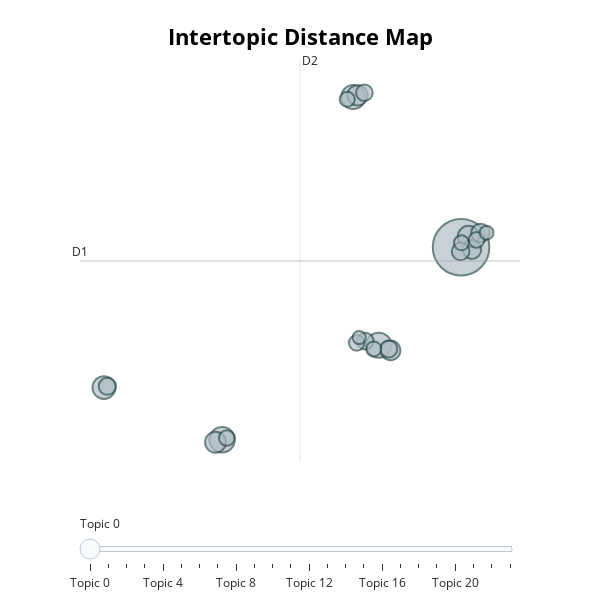

Source (notebook cell):
### Code cell
fig = bertopic_model.topic_model.visualize_topics(width = 600, height = 600)
fig

### Figure 1 — Plotly figure (JSON) as saved in the notebook; plotly's stock layout.template omitted (floating-point values rounded to 4 significant figures)
{"data": [{"customdata": [[0, "данных | это | аналитик | бета | аналитика", 184], [1, "заявку | лс | чата | заявку nda | подписать", 37], [2, "нюдсов | это | тебе | живет | напишу", 36], [3, "соевых | думаешь | чат | 200 | подписывал", 33], [4, "yndxcbot | toprep yndxcbot | toprep | yndxcbot toprep | yndxcbot toprep yndxcbot", 30], [5, "ритейл | ссылка | это | запросите новую | подписать nda ссылка", 26], [6, "ссылка | nda | ссылка nda | активна | активна ссылка nda", 25], [7, "спасибо | тебе | спасибо тебе | тебе спасибо | тебе спасибо спасибо", 24], [8, "это | скорее | тобой | яндекс | заявку", 22], [9, "привет | всем привет | коллеги | всем | обучения", 20], [10, "hr | это | вопросы | чат | ссылка", 20], [11, "спасибо | пока | праздником зайки спасибо | солнышко зимних | стелешь ура", 18], [12, "https | https me | me | https me i6upyoecsck4ztay | i6upyoecsck4ztay", 17], [13, "людей | кажется | недавнего забыл писать | попробовал могу удалённо | находиться", 17], [14, "спасибо | спасибо спасибо | спасибо спасибо спасибо | большое | спасибо спасибо заполнил", 16], [15, "буду | знаю | осталось чате | пока никто отдал | одним первых", 16], [16, "связь | время | s3 | самые преданные | положил оч вкутно", 14], [17, "ссылка | яндекс | практикума | навыкам | анкету", 14], [18, "мск | больной | сердечке | твоего сообщения | тяжело больной", 14], [19, "мотивированы сбрасывать это | минут тг | толкаете осознанный | тяжко душными | свой канал будут", 13], [20, "ёклмн | описано ёклмн везде | отлично описано | описано | мазохистичный порыв", 13], [21, "яндекс | базовые | насколько | эйчару | инженеры данных", 13], [22, "ща спою спасибо | мимо нашел единорога | спасибо жестко правильно | спасибо жестко | ща спою", 11], [23, "буквы | придраться | хотелось услышать спасиьо | чему ещё придраться | чему ещё", 10]], "hovertemplate": "<b>Topic %{customdata[0]}</b><br>%{customdata[1]}<br>Size: %{customdata[2]}", "legendgroup": "", "marker": {"color": "#B0BEC5", "line": {"color": "DarkSlateGrey", "width": 2}, "size": [184, 37, 36, 33, 30, 26, 25, 24, 22, 20, 20, 18, 17, 17, 16, 16, 14, 14, 14, 13, 13, 13, 11, 10], "sizemode": "area", "sizeref": 0.115, "symbol": "circle"}, "mode": "markers", "name": "", "orientation": "v", "showlegend": false, "type": "scatter", "x": [7.071, -1.487, 4.123, 3.21, -5.719, 7.336, -1.724, 3.362, 4.546, 7.458, 7.765, 7.055, -5.598, 4.478, 3.608, 3.641, 7.625, -1.32, 3.334, 7.085, 2.995, 3.944, 7.984, 3.423], "xaxis": "x", "y": [5.932, -12.02, -3.194, 19.95, -7.149, 6.941, -12.25, 20.1, -3.683, 5.718, 7.264, 5.556, -7.028, -3.552, 20.35, -2.818, 6.621, -11.85, -2.979, 6.354, 19.73, -3.548, 7.295, -2.483], "yaxis": "y"}], "layout": {"annotations": [{"showarrow": false, "text": "D1", "x": -6.577, "y": 4.655, "yshift": 10}, {"showarrow": false, "text": "D2", "x": 1.302, "xshift": 10, "y": 23.4}], "height": 600, "hoverlabel": {"bgcolor": "white", "font": {"family": "Rockwell", "size": 16}}, "legend": {"itemsizing": "constant", "tracegroupgap": 0}, "margin": {"t": 60}, "shapes": [{"line": {"color": "#CFD8DC", "width": 2}, "type": "line", "x0": 1.302, "x1": 1.302, "y0": -14.09, "y1": 23.4}, {"line": {"color": "#9E9E9E", "width": 2}, "type": "line", "x0": -6.577, "x1": 9.182, "y0": 4.655, "y1": 4.655}], "sliders": [{"active": 0, "pad": {"t": 50}, "steps": [{"args": [{"marker.color": [["red", "#B0BEC5", "#B0BEC5", "#B0BEC5", "#B0BEC5", "#B0BEC5", "#B0BEC5", "#B0BEC5", "#B0BEC5", "#B0BEC5", "#B0BEC5", "#B0BEC5", "#B0BEC5", "#B0BEC5", "#B0BEC5", "#B0BEC5", "#B0BEC5", "#B0BEC5", "#B0BEC5", "#B0BEC5", "#B0BEC5", "#B0BEC5", "#B0BEC5", "#B0BEC5"]]}], "label": "Topic 0", "method": "update"}, {"args": [{"marker.color": [["#B0BEC5", "red", "#B0BEC5", "#B0BEC5", "#B0BEC5", "#B0BEC5", "#B0BEC5", "#B0BEC5", "#B0BEC5", "#B0BEC5", "#B0BEC5", "#B0BEC5", "#B0BEC5", "#B0BEC5", "#B0BEC5", "#B0BEC5", "#B0BEC5", "#B0BEC5", "#B0BEC5", "#B0BEC5", "#B0BEC5", "#B0BEC5", "#B0BEC5", "#B0BEC5"]]}], "label": "Topic 1", "method": "update"}, {"args": [{"marker.color": [["#B0BEC5", "#B0BEC5", "red", "#B0BEC5", "#B0BEC5", "#B0BEC5", "#B0BEC5", "#B0BEC5", "#B0BEC5", "#B0BEC5", "#B0BEC5", "#B0BEC5", "#B0BEC5", "#B0BEC5", "#B0BEC5", "#B0BEC5", "#B0BEC5", "#B0BEC5", "#B0BEC5", "#B0BEC5", "#B0BEC5", "#B0BEC5", "#B0BEC5", "#B0BEC5"]]}], "label": "Topic 2", "method": "update"}, {"args": [{"marker.color": [["#B0BEC5", "#B0BEC5", "#B0BEC5", "red", "#B0BEC5", "#B0BEC5", "#B0BEC5", "#B0BEC5", "#B0BEC5", "#B0BEC5", "#B0BEC5", "#B0BEC5", "#B0BEC5", "#B0BEC5", "#B0BEC5", "#B0BEC5", "#B0BEC5", "#B0BEC5", "#B0BEC5", "#B0BEC5", "#B0BEC5", "#B0BEC5", "#B0BEC5", "#B0BEC5"]]}], "label": "Topic 3", "method": "update"}, {"args": [{"marker.color": [["#B0BEC5", "#B0BEC5", "#B0BEC5", "#B0BEC5", "red", "#B0BEC5", "#B0BEC5", "#B0BEC5", "#B0BEC5", "#B0BEC5", "#B0BEC5", "#B0BEC5", "#B0BEC5", "#B0BEC5", "#B0BEC5", "#B0BEC5", "#B0BEC5", "#B0BEC5", "#B0BEC5", "#B0BEC5", "#B0BEC5", "#B0BEC5", "#B0BEC5", "#B0BEC5"]]}], "label": "Topic 4", "method": "update"}, {"args": [{"marker.color": [["#B0BEC5", "#B0BEC5", "#B0BEC5", "#B0BEC5", "#B0BEC5", "red", "#B0BEC5", "#B0BEC5", "#B0BEC5", "#B0BEC5", "#B0BEC5", "#B0BEC5", "#B0BEC5", "#B0BEC5", "#B0BEC5", "#B0BEC5", "#B0BEC5", "#B0BEC5", "#B0BEC5", "#B0BEC5", "#B0BEC5", "#B0BEC5", "#B0BEC5", "#B0BEC5"]]}], "label": "Topic 5", "method": "update"}, {"args": [{"marker.color": [["#B0BEC5", "#B0BEC5", "#B0BEC5", "#B0BEC5", "#B0BEC5", "#B0BEC5", "red", "#B0BEC5", "#B0BEC5", "#B0BEC5", "#B0BEC5", "#B0BEC5", "#B0BEC5", "#B0BEC5", "#B0BEC5", "#B0BEC5", "#B0BEC5", "#B0BEC5", "#B0BEC5", "#B0BEC5", "#B0BEC5", "#B0BEC5", "#B0BEC5", "#B0BEC5"]]}], "label": "Topic 6", "method": "update"}, {"args": [{"marker.color": [["#B0BEC5", "#B0BEC5", "#B0BEC5", "#B0BEC5", "#B0BEC5", "#B0BEC5", "#B0BEC5", "red", "#B0BEC5", "#B0BEC5", "#B0BEC5", "#B0BEC5", "#B0BEC5", "#B0BEC5", "#B0BEC5", "#B0BEC5", "#B0BEC5", "#B0BEC5", "#B0BEC5", "#B0BEC5", "#B0BEC5", "#B0BEC5", "#B0BEC5", "#B0BEC5"]]}], "label": "Topic 7", "method": "update"}, {"args": [{"marker.color": [["#B0BEC5", "#B0BEC5", "#B0BEC5", "#B0BEC5", "#B0BEC5", "#B0BEC5", "#B0BEC5", "#B0BEC5", "red", "#B0BEC5", "#B0BEC5", "#B0BEC5", "#B0BEC5", "#B0BEC5", "#B0BEC5", "#B0BEC5", "#B0BEC5", "#B0BEC5", "#B0BEC5", "#B0BEC5", "#B0BEC5", "#B0BEC5", "#B0BEC5", "#B0BEC5"]]}], "label": "Topic 8", "method": "update"}, {"args": [{"marker.color": [["#B0BEC5", "#B0BEC5", "#B0BEC5", "#B0BEC5", "#B0BEC5", "#B0BEC5", "#B0BEC5", "#B0BEC5", "#B0BEC5", "red", "#B0BEC5", "#B0BEC5", "#B0BEC5", "#B0BEC5", "#B0BEC5", "#B0BEC5", "#B0BEC5", "#B0BEC5", "#B0BEC5", "#B0BEC5", "#B0BEC5", "#B0BEC5", "#B0BEC5", "#B0BEC5"]]}], "label": "Topic 9", "method": "update"}, {"args": [{"marker.color": [["#B0BEC5", "#B0BEC5", "#B0BEC5", "#B0BEC5", "#B0BEC5", "#B0BEC5", "#B0BEC5", "#B0BEC5", "#B0BEC5", "#B0BEC5", "red", "#B0BEC5", "#B0BEC5", "#B0BEC5", "#B0BEC5", "#B0BEC5", "#B0BEC5", "#B0BEC5", "#B0BEC5", "#B0BEC5", "#B0BEC5", "#B0BEC5", "#B0BEC5", "#B0BEC5"]]}], "label": "Topic 10", "method": "update"}, {"args": [{"marker.color": [["#B0BEC5", "#B0BEC5", "#B0BEC5", "#B0BEC5", "#B0BEC5", "#B0BEC5", "#B0BEC5", "#B0BEC5", "#B0BEC5", "#B0BEC5", "#B0BEC5", "red", "#B0BEC5", "#B0BEC5", "#B0BEC5", "#B0BEC5", "#B0BEC5", "#B0BEC5", "#B0BEC5", "#B0BEC5", "#B0BEC5", "#B0BEC5", "#B0BEC5", "#B0BEC5"]]}], "label": "Topic 11", "method": "update"}, {"args": [{"marker.color": [["#B0BEC5", "#B0BEC5", "#B0BEC5", "#B0BEC5", "#B0BEC5", "#B0BEC5", "#B0BEC5", "#B0BEC5", "#B0BEC5", "#B0BEC5", "#B0BEC5", "#B0BEC5", "red", "#B0BEC5", "#B0BEC5", "#B0BEC5", "#B0BEC5", "#B0BEC5", "#B0BEC5", "#B0BEC5", "#B0BEC5", "#B0BEC5", "#B0BEC5", "#B0BEC5"]]}], "label": "Topic 12", "method": "update"}, {"args": [{"marker.color": [["#B0BEC5", "#B0BEC5", "#B0BEC5", "#B0BEC5", "#B0BEC5", "#B0BEC5", "#B0BEC5", "#B0BEC5", "#B0BEC5", "#B0BEC5", "#B0BEC5", "#B0BEC5", "#B0BEC5", "red", "#B0BEC5", "#B0BEC5", "#B0BEC5", "#B0BEC5", "#B0BEC5", "#B0BEC5", "#B0BEC5", "#B0BEC5", "#B0BEC5", "#B0BEC5"]]}], "label": "Topic 13", "method": "update"}, {"args": [{"marker.color": [["#B0BEC5", "#B0BEC5", "#B0BEC5", "#B0BEC5", "#B0BEC5", "#B0BEC5", "#B0BEC5", "#B0BEC5", "#B0BEC5", "#B0BEC5", "#B0BEC5", "#B0BEC5", "#B0BEC5", "#B0BEC5", "red", "#B0BEC5", "#B0BEC5", "#B0BEC5", "#B0BEC5", "#B0BEC5", "#B0BEC5", "#B0BEC5", "#B0BEC5", "#B0BEC5"]]}], "label": "Topic 14", "method": "update"}, {"args": [{"marker.color": [["#B0BEC5", "#B0BEC5", "#B0BEC5", "#B0BEC5", "#B0BEC5", "#B0BEC5", "#B0BEC5", "#B0BEC5", "#B0BEC5", "#B0BEC5", "#B0BEC5", "#B0BEC5", "#B0BEC5", "#B0BEC5", "#B0BEC5", "red", "#B0BEC5", "#B0BEC5", "#B0BEC5", "#B0BEC5", "#B0BEC5", "#B0BEC5", "#B0BEC5", "#B0BEC5"]]}], "label": "Topic 15", "method": "update"}, {"args": [{"marker.color": [["#B0BEC5", "#B0BEC5", "#B0BEC5", "#B0BEC5", "#B0BEC5", "#B0BEC5", "#B0BEC5", "#B0BEC5", "#B0BEC5", "#B0BEC5", "#B0BEC5", "#B0BEC5", "#B0BEC5", "#B0BEC5", "#B0BEC5", "#B0BEC5", "red", "#B0BEC5", "#B0BEC5", "#B0BEC5", "#B0BEC5", "#B0BEC5", "#B0BEC5", "#B0BEC5"]]}], "label": "Topic 16", "method": "update"}, {"args": [{"marker.color": [["#B0BEC5", "#B0BEC5", "#B0BEC5", "#B0BEC5", "#B0BEC5", "#B0BEC5", "#B0BEC5", "#B0BEC5", "#B0BEC5", "#B0BEC5", "#B0BEC5", "#B0BEC5", "#B0BEC5", "#B0BEC5", "#B0BEC5", "#B0BEC5", "#B0BEC5", "red", "#B0BEC5", "#B0BEC5", "#B0BEC5", "#B0BEC5", "#B0BEC5", "#B0BEC5"]]}], "label": "Topic 17", "method": "update"}, {"args": [{"marker.color": [["#B0BEC5", "#B0BEC5", "#B0BEC5", "#B0BEC5", "#B0BEC5", "#B0BEC5", "#B0BEC5", "#B0BEC5", "#B0BEC5", "#B0BEC5", "#B0BEC5", "#B0BEC5", "#B0BEC5", "#B0BEC5", "#B0BEC5", "#B0BEC5", "#B0BEC5", "#B0BEC5", "red", "#B0BEC5", "#B0BEC5", "#B0BEC5", "#B0BEC5", "#B0BEC5"]]}], "label": "Topic 18", "method": "update"}, {"args": [{"marker.color": [["#B0BEC5", "#B0BEC5", "#B0BEC5", "#B0BEC5", "#B0BEC5", "#B0BEC5", "#B0BEC5", "#B0BEC5", "#B0BEC5", "#B0BEC5", "#B0BEC5", "#B0BEC5", "#B0BEC5", "#B0BEC5", "#B0BEC5", "#B0BEC5", "#B0BEC5", "#B0BEC5", "#B0BEC5", "red", "#B0BEC5", "#B0BEC5", "#B0BEC5", "#B0BEC5"]]}], "label": "Topic 19", "method": "update"}, {"args": [{"marker.color": [["#B0BEC5", "#B0BEC5", "#B0BEC5", "#B0BEC5", "#B0BEC5", "#B0BEC5", "#B0BEC5", "#B0BEC5", "#B0BEC5", "#B0BEC5", "#B0BEC5", "#B0BEC5", "#B0BEC5", "#B0BEC5", "#B0BEC5", "#B0BEC5", "#B0BEC5", "#B0BEC5", "#B0BEC5", "#B0BEC5", "red", "#B0BEC5", "#B0BEC5", "#B0BEC5"]]}], "label": "Topic 20", "method": "update"}, {"args": [{"marker.color": [["#B0BEC5", "#B0BEC5", "#B0BEC5", "#B0BEC5", "#B0BEC5", "#B0BEC5", "#B0BEC5", "#B0BEC5", "#B0BEC5", "#B0BEC5", "#B0BEC5", "#B0BEC5", "#B0BEC5", "#B0BEC5", "#B0BEC5", "#B0BEC5", "#B0BEC5", "#B0BEC5", "#B0BEC5", "#B0BEC5", "#B0BEC5", "red", "#B0BEC5", "#B0BEC5"]]}], "label": "Topic 21", "method": "update"}, {"args": [{"marker.color": [["#B0BEC5", "#B0BEC5", "#B0BEC5", "#B0BEC5", "#B0BEC5", "#B0BEC5", "#B0BEC5", "#B0BEC5", "#B0BEC5", "#B0BEC5", "#B0BEC5", "#B0BEC5", "#B0BEC5", "#B0BEC5", "#B0BEC5", "#B0BEC5", "#B0BEC5", "#B0BEC5", "#B0BEC5", "#B0BEC5", "#B0BEC5", "#B0BEC5", "red", "#B0BEC5"]]}], "label": "Topic 22", "method": "update"}, {"args": [{"marker.color": [["#B0BEC5", "#B0BEC5", "#B0BEC5", "#B0BEC5", "#B0BEC5", "#B0BEC5", "#B0BEC5", "#B0BEC5", "#B0BEC5", "#B0BEC5", "#B0BEC5", "#B0BEC5", "#B0BEC5", "#B0BEC5", "#B0BEC5", "#B0BEC5", "#B0BEC5", "#B0BEC5", "#B0BEC5", "#B0BEC5", "#B0BEC5", "#B0BEC5", "#B0BEC5", "red"]]}], "label": "Topic 23", "method": "update"}]}], "title": {"font": {"color": "Black", "size": 22}, "text": "<b>Intertopic Distance Map</b>", "x": 0.5, "xanchor": "center", "y": 0.95, "yanchor": "top"}, "width": 600, "xaxis": {"anchor": "y", "domain": [0, 1], "range": [-6.577, 9.182], "title": {"text": ""}, "type": "linear", "visible": false}, "yaxis": {"anchor": "x", "domain": [0, 1], "range": [-14.09, 23.4], "title": {"text": ""}, "type": "linear", "visible": false}}}
